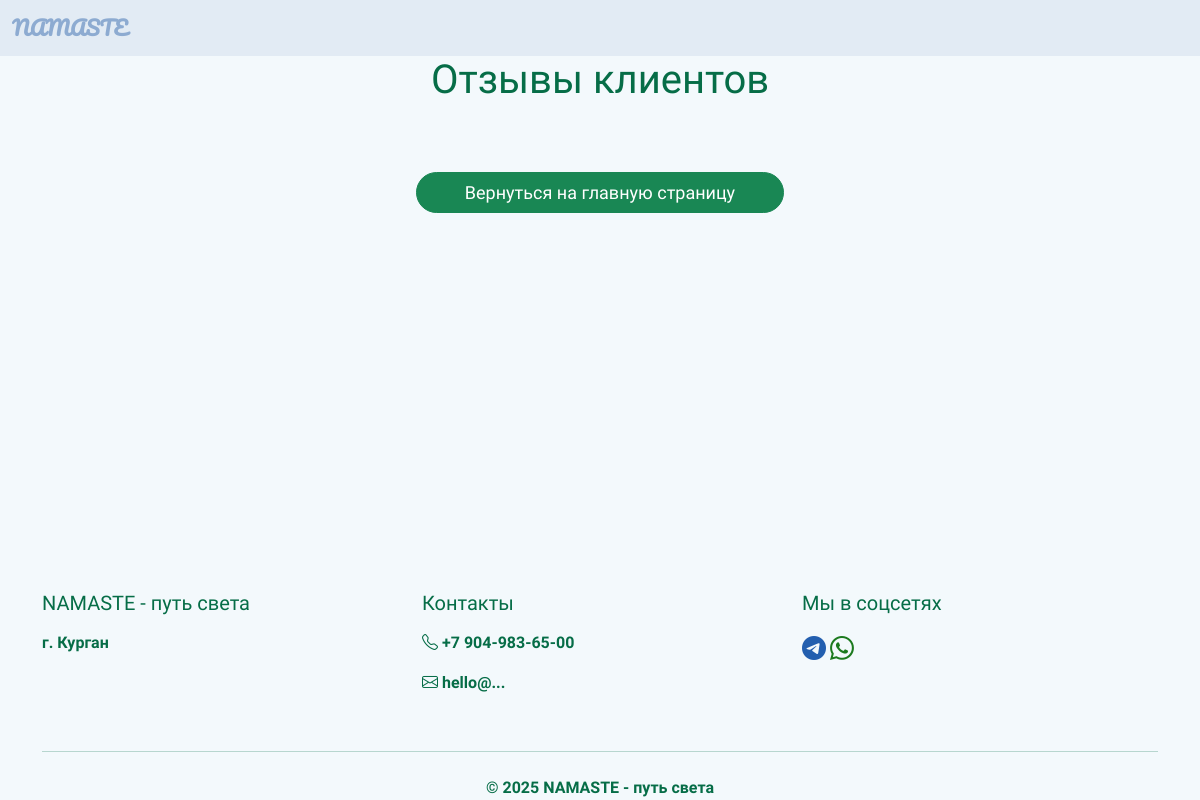
Before: /reviews/list/ with the older database file.
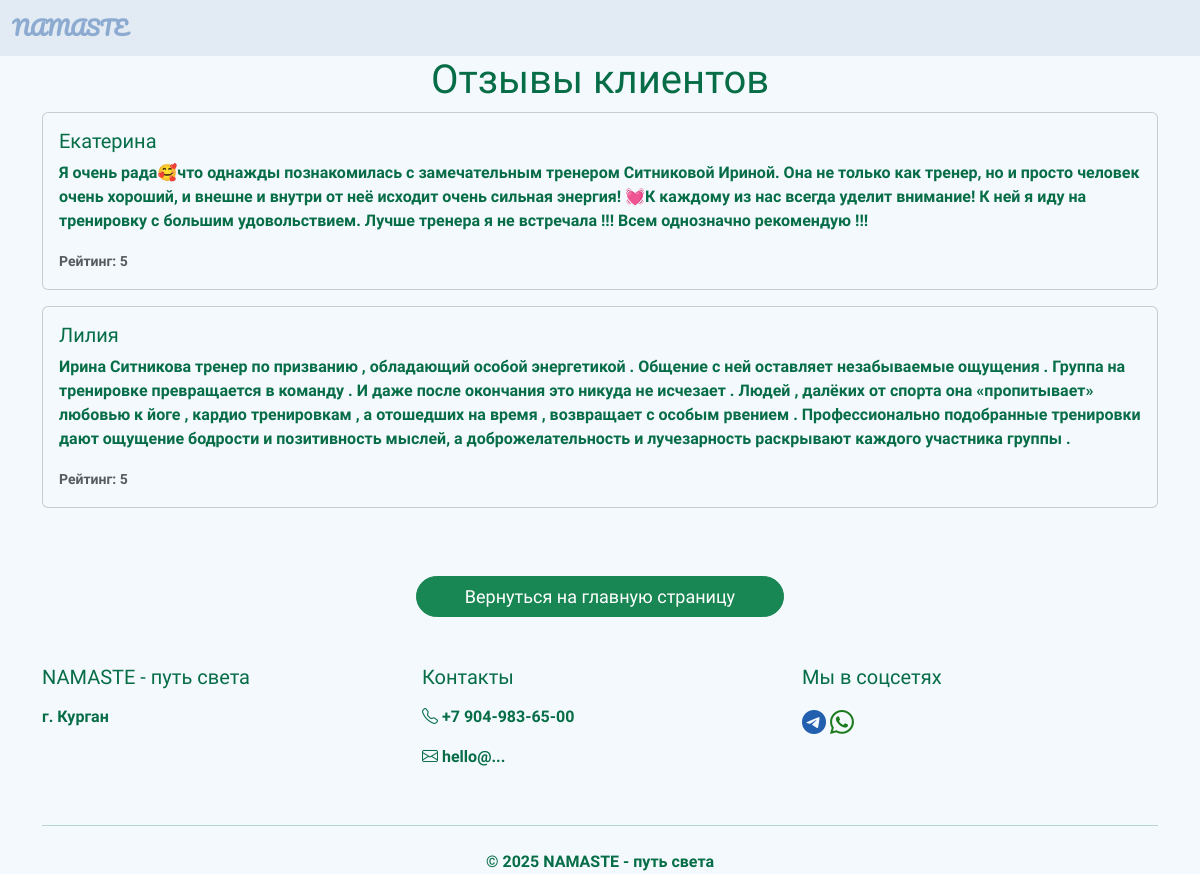
After: the same page with the newer database file.
### core/models.py (models this page shows, shortened)
class Review(models.Model):
    RATING_CHOICES = [
        (1, "Ужасно"),
        (2, "Плохо"),
        (3, "Нормально"),
        (4, "Хорошо"),
        (5, "Отлично"),
    ]
    STATUS_CHOICES = [
        ("new", "Новый"),
        ("ai_moderating", "На модерации"),
        ("ai_approved", "Одобрен ИИ"),
        ("ai_rejected", "Отклонен ИИ"),
        ("published", "Опубликован"),
        ("archived", "В архиве"),
    ]
    name = models.CharField(max_length=50, verbose_name="Имя", blank=True, null=True)
    text = models.TextField(verbose_name="Текст отзыва")
    rating = models.PositiveSmallIntegerField(
        choices=RATING_CHOICES, verbose_name="Рейтинг", default=5
    )
    coach = models.ForeignKey(
        "Coach",
        on_delete=models.SET_NULL,
        related_name="reviews",
        verbose_name="Тренер",
        null=True,
        blank=True,
    )
    photo = models.ImageField(
        upload_to="reviews/", blank=True, null=True, verbose_name="Фото"
    )
    status = models.CharField(
        max_length=20, choices=STATUS_CHOICES, default="new", verbose_name="Статус"
    )
    created_at = models.DateTimeField(auto_now_add=True, verbose_name="Дата создания")
    class Meta:
        verbose_name = "Отзыв"
        verbose_name_plural = "Отзывы"

### core/views.py (the view)
# urls.py: path("reviews/list/", ReviewsListView.as_view(), name="reviews_list"),
class ReviewsListView(ListView):
    template_name = "reviews_list.html"
    model = Review
    context_object_name = "reviews"

### templates/reviews_list.html
{% extends 'base.html' %}
{% block content %}
    <div class="container">
        <div class="text-center">
            <h1>Отзывы клиентов</h1>
        </div>
        {% for review in reviews %}
            {% if review.status == 'published' %}
                <div class="card mb-3">
                    <div class="card-body">
                        <h5 class="card-title">{{ review.name }}</h5>
                        <p class="card-text">{{ review.text }}</p>
                        <p class="card-text"><small class="text-muted">Рейтинг: {{ review.rating }}</small></p>
                    </div>
                </div>
            {% endif %}
        {% endfor %}
            <div class="d-flex justify-content-center align-items-center action-select py-5" style="margin-top: 20px;">
                <a href="/" class="btn btn-success rounded-pill px-5 сentered-button" type="button">Вернуться на главную страницу</a>
            </div>
    </div>
{% endblock %}

### templates/base.html (shortened to what this page needs)
{% load static %}
<!DOCTYPE html>
<html lang="ru">
<head>
<link href="https://cdn.jsdelivr.net/npm/bootstrap@5.3.3/dist/css/bootstrap.min.css" rel="stylesheet">
<link rel="stylesheet" href="https://cdn.jsdelivr.net/npm/bootstrap-icons@1.11.3/font/bootstrap-icons.css">
<link rel="stylesheet" href="{% static 'css/main.css' %}">
</head>
<body>
    <div class="d-flex flex-column min-vh-100">
      <header>
        {% include 'include_nav_menu.html' %}
      </header>
      <main class="flex-grow-1">
        {% block content %}{% endblock %}
      </main>
      <footer class="footer-dark mt-auto">
        <div class="container text-center text-md-start">
          <div class="row">
            <div class="col-md-4 mb-3">
              <h5 class="mb-3">NAMASTE - путь света</h5>
              <p>г. Курган</p>
            </div>
            <div class="col-md-4 mb-3">
              <h5 class="mb-3">Контакты</h5>
              <p><i class="bi bi-telephone"></i> +7 904-983-65-00</p>
              <p><i class="bi bi-envelope"></i> hello@...</p>
            </div>
            <div class="col-md-4 mb-3">
              <h5 class="mb-3">Мы в соцсетях</h5>
              <a class="custom-telegram" href="https://t.me/irina_namaste"><i class="bi bi-telegram custom-telegram" style="font-size: 24px;"></i></a>
              <a class="custom-wa" href="https://wa.me/+79049836500"><i class="bi bi-whatsapp custom-wa" style="font-size: 24px;"></i></a>
            </div>
          </div>
          <hr class="my-4">
          <div class="text-center">
            <span>© 2025 NAMASTE - путь света</span>
          </div>
        </div>
      </footer>
    </div>
<div class="toast-container position-fixed bottom-0 end-0 p-3" style="z-index: 1100">
</div>
</body>
</html>

### templates/include_nav_menu.html (shortened to what this page needs)
<nav class="navbar navbar-expand-lg custom-navbar" style="background-color: var(--brand-blue);">
    <div class="container-fluid">
        <a class="navbar-brand fw-bold" href="{% url 'landing' %}" style="font-family: var(--font-family-heading);">NAMASTE</a>
    </div>
</nav>

### static/css/main.css (style rules this page uses)
:root { --bs-body-bg: #f3f9fc; --brand-blue: #e2ebf4; --font-family-heading: 'Pacifico', cursive; --color: #066d47; }
body { font-family: 'Marck Script', cursive; font-weight: bold; color: #066d47; }
.custom-navbar { background-color: #d81313; color: #b11a33; }
.custom-navbar .navbar-brand { color: #8dabd1; font-family: Arial, sans-serif; }
.custom-telegram { color: rgba(1, 69, 162, 0.863); }
.custom-telegram i { color: rgba(1, 69, 162, 0.863); }
.custom-wa { color: rgb(28, 122, 30); }
.custom-wa i { color: rgb(28, 122, 30); }
.btn-success { font-size: 18px; color: white; }
.card-body h5, .card-body p { color: #066d47; }

Changed rows visible on the page:
now on this page (row edited): Review: name "Екатерина", text "Я очень рада🥰что однажды познакомилась с замечательным тренером Ситниковой Ириной. Она не только как тренер, но и просто человек очень хороший, и внешне и внутри от неё исходит очень сильная энергия! 💓К каждому из нас всегда уделит внимание! К ней я иду на тренировку с большим удовольствием. Лучше тренера я не встречала !!! Всем однозначно рекомендую !!!", rating "5"
now on this page (row edited): Review: name "Лилия", text "Ирина Ситникова тренер по призванию , обладающий особой энергетикой . Общение с ней оставляет незабываемые ощущения . Группа на тренировке превращается в команду . И даже после окончания это никуда не исчезает . Людей , далёких от спорта она «пропитывает» любовью к йоге , кардио тренировкам , а отошедших на время , возвращает с особым рвением . Профессионально подобранные тренировки дают ощущение бодрости и позитивность мыслей, а доброжелательность и лучезарность раскрывают каждого участника группы .", rating "5"
